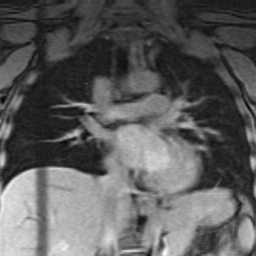
#> input picture lung_MRI_slice.png, 256 x 256 px
$ jupyter execute --allow-errors ip.ipynb
#> lines starting #> are read from the running program, lines starting #| are printed output that depends on the picture
### utils.py
"""
utility functions for use in the image registration exercises 1 for module MPHY0025 (IPMI)

Jamie McClelland
UCL
"""

import numpy as np
import matplotlib.pyplot as plt
plt.style.use('default')
import scipy.interpolate as scii

def dispImage(img, int_lims = []):
  """
 function to display a grey-scale image that is stored in 'standard
 orientation' with y-axis on the 2nd dimension and 0 at the bottom

 SYNTAX:
   dispImage(img)
   dispImage(img, int_lims)

 INPUTS:
   img - image to be displayed
   int_lims - the intensity limits to use when displaying the image
       int_lims(1) = min intensity to display
       int_lims(2) = max intensity to display
       default = [np.nanmin(img), np.nanmax(img)]
  """

  #check if intensity limits have been provided, and if not set to min and
  #max of image
  if not int_lims:
    int_lims = [np.nanmin(img), np.nanmax(img)]
    #check if min and max are same (i.e. all values in img are equal)
    if int_lims[0] == int_lims[1]:
      #add one to int_lims(2) and subtract one from int_lims(1), so that
      #int_lims(2) is larger than int_lims(1) as required by imagesc
      #function
      int_lims[0] -= 1
      int_lims[1] += 1

  # take transpose of image to switch x and y dimensions and display with
  # first pixel having coordinates 0,0
  img = img.T
  plt.gca().clear()
  plt.imshow(img, cmap = 'gray', vmin = int_lims[0], vmax = int_lims[1], origin='lower')

  #set axis to be scaled equally (assumes isotropic pixel dimensions), tight
  #around the image
  plt.axis('image')
  plt.tight_layout()

def defFieldFromAffineMatrix(aff_mat, num_pix_x, num_pix_y):
  """
 function to create a 2D deformation field from an affine matrix

 SYNTAX:
   def_field = defFieldFromAffineMatrix(aff_mat, num_pix_x, num_pix_y)

 INPUTS:
   aff_mat - a 3 x 3 matrix representing the 2D affine transformation in
       homogeneous coordinates
   num_pix_x - number of pixels in the deformation field along the x
       dimension
   num_pix_y - number of pixels in the deformation field along the y
       dimension

 OUTPUTS:
   def_field - the 2D deformation field

 NOTES:
   the function calculates the pixel coordinates of the deformation field
   as:
       x = 0:num_pix_x - 1
       y = 0:num_pix_y - 1
  """
  # form 2D matrices containing all the pixel coordinates
  [X,Y] = np.mgrid[0:num_pix_x, 0:num_pix_y]

  # reshape and combine coordinate matrices into a 3 x N matrix, where N is
  # the total number of pixels (num_pix_x x num_pix_y)
  # the 1st row contains the x coordinates, the 2nd the y coordinates, and the
  # 3rd row is all set to 1 (i.e. using homogenous coordinates)
  total_pix = num_pix_x * num_pix_y
  pix_coords = np.array([np.reshape(X, -1), np.reshape(Y, -1), np.ones(total_pix)])

  # apply transformation to pixel coordinates
  trans_coords = aff_mat * pix_coords

  #reshape into deformation field by first creating an empty deformation field
  def_field = np.zeros((num_pix_x, num_pix_y, 2))
  def_field[:,:,0] = np.reshape(trans_coords[0,:], (num_pix_x, num_pix_y))
  def_field[:,:,1] = np.reshape(trans_coords[1,:], (num_pix_x, num_pix_y))
  return def_field

def resampImageWithDefField(source_img, def_field, interp_method = 'splinef2d', pad_value=np.NaN):
  """
 function to resample a 2D image with a 2D deformation field

 SYNTAX:
   resamp_img = resampImageWithDefField(source_img, def_field)
   resamp_img = resampImageWithDefField(source_img, def_field, interp_method)
   resamp_img = resampImageWithDefField(source_img, def_field, interp_method, pad_value)

 INPUTS:
   source_img - the source image to be resampled, as a 2D matrix
   def_field - the deformation field, as a 3D matrix
   inter_method - any of the interpolation methods accepted by interpn
       function
       default = 'linear'
   pad_value - the value to assign to pixels that are outside the source
       image
       default = NaN

 OUTPUTS:
   resamp_img - the resampled image

 NOTES:
   the deformation field should be a 3D matrix, where the size of the
   first two dimensions is the size of the resampled image, and the size
   of the 3rd dimension is 2. def_field(:,:,1) contains the x coordinates
   of the transformed pixels, def_field(:,:,2) contains the y coordinates
   of the transformed pixels.
   the origin of the source image is assumed to be the bottom left pixel
  """
  x_coords = np.arange(source_img.shape[0], dtype = 'float')
  y_coords = np.arange(source_img.shape[1], dtype = 'float')

  # resample image using interpn function
  return scii.interpn((x_coords, y_coords), source_img, def_field, bounds_error=False, fill_value=pad_value, method=interp_method)

# [42 lines left out: function resampImageWithDefFieldPushInterp, not called in this run]

### ip.ipynb
[cell 1]
# set MATPLOTLIB to use auto backend - this will display figures in separate windows and
# is required for the animation to display correctly
import matplotlib.pyplot as plt

# Load the 2D lung MRI image using the imread function from the scikit-image python library
import skimage.io
img = skimage.io.imread('lung_MRI_slice.png')
#> img is the input picture: shape (256, 256); min 0, max 255, mean 93.4

# Check the data type of the image
print(img.dtype)
#| uint8

[cell 2]
# convert data type to double to avoid errors when processing integers
import numpy as np
# convert img to double
img = np.double(img)
print(img.dtype)
#| float64

[cell 3]
import matplotlib.pyplot as plt
import numpy as np

# Load 2D lung
import skimage.io
img = skimage.io.imread('lung_MRI_slice.png')

img.dtype

# convert data type to double to avoid errors when processing integers
img = np.double(img)
img.dtype

[cell 4]
# display the image using the dispImage function from utils.py
from utils import dispImage
dispImage(img)
#> in dispImage, `int_lims = [np.nanmin(img), np.nanmax(img)]`: int_lims = [0, 255]

Therefore, before proceeding you should reorientate the image into ‘standard orientation’. This can be done by first taking the transpose of the matrix (switching x and y dimensions) and then flipping along the second dimension (moving the first pixel from the top to the bottom of the image). Add code to the template script to do this. Now display the image using the dispImagefunction from utils.py. If you have reorientated the image correctly it should appear like this:

[cell 5]
# Transpose the image
img_standard = img.T
dispImage(img_standard)

[cell 6]
# Flip along the second dimension
img_standard = np.flip(img_standard, 1)
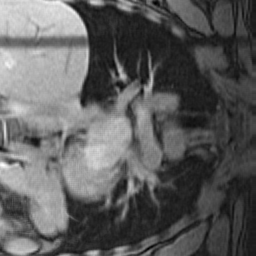
#> img_standard: shape (256, 256) float64; min 0, max 255, mean 93.4

# display the image using the dispImage function from utils.py
from utils import dispImage
dispImage(img_standard)

## Translating and resampling

Create an affine matrix representing a translation by 10 pixels in the x direction and 20
pixels in the y direction. The template script provides code that creates an identity matrix
and can be edited to create the desired matrix.
Add/edit code in the template script to use the provided defFieldFromAffineMatrix
function to create a deformation field from the affine matrix, and resample the image with
the deformation field using the provided resampImageWithDefField function. The
functions include comments explaining what the inputs and outputs of the functions should
be. Now display the transformed image. If you have done this correctly it should appear like
this:

[cell 7]
img_standard.shape
#> Out = (256, 256)

[cell 8]
# Create affine matrix representing a translation by 10 pixels in x and 20 pixels in y
T = np.matrix([[1, 0, 10.5],[0,1,20.5],[0,0,1]])
T

[cell 9]
# Create a deformation field from the affine matrix
from utils import defFieldFromAffineMatrix
def_field = defFieldFromAffineMatrix(T, *img_standard.shape) # Deformation field says how each pixel in the image should be moved
def_field.shape
#> Out = (256, 256, 2)

[cell 10]
dispImage(def_field[:,:,0])
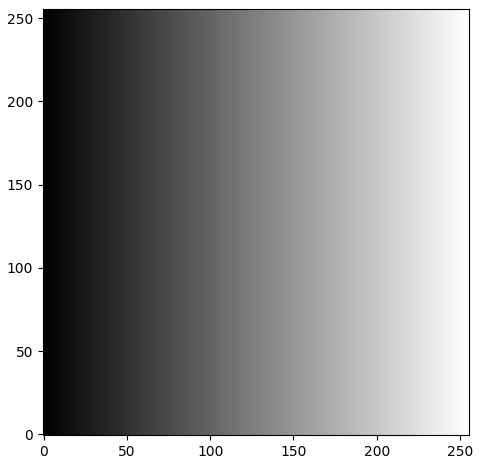
#> figure drawn by matplotlib, 1 panel

[cell 11]
from utils import resampImageWithDefField
img_resampled_linear = resampImageWithDefField(img_standard, def_field, interp_method = 'linear', pad_value=np.NaN)
#> in resampImageWithDefField, `return scii.interpn((x_coords, y_coords), source_img, def_field, bound..`:
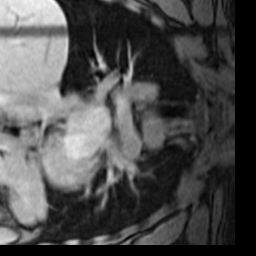
#> returned value: shape (256, 256) float64; 12.15% of the values are NaN or infinite; the others: min 13, max 231.8, mean 87.96; drawn with min black, max white, NaN and infinite black
# ***************

# display the transformed image
dispImage(img_resampled_linear)
#> in dispImage (call 5), `int_lims = [np.nanmin(img), np.nanmax(img)]`: int_lims = [13, 231.8]
#> in dispImage (call 5), `img = img.T`:
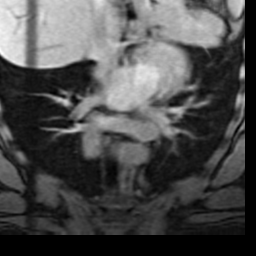
#> img: shape (256, 256) float64; 12.15% of the values are NaN or infinite; the others: min 13, max 231.8, mean 87.96; drawn with min black, max white, NaN and infinite black

Read more on deformation matrixes

[cell 12]
def_field

#> (a cell that did not finish here is left out)

The resampImageWithDefFieldfunction uses linearinterpolation by default. It is implemented using scipy’s interpnfunction, so can also use the other interpolation methods available for this function. These include nearest neighbourandsplinef2d, which is an efficient implementation of cubic interpolation using splines(note –it also has an interpolationmethod called cubic, which gives very similar,results but is much slower). Addcode tothe template scriptto resample the image using nearest neighbourand splinef2dinterpolations, and display the results in separate figures

[cell 14]
import scipy.interpolate as scii
def resampImageWithDefField(source_img, def_field, interp_method = 'nearest', pad_value=np.NaN):
  """
 function to resample a 2D image with a 2D deformation field

 SYNTAX:
   resamp_img = resampImageWithDefField(source_img, def_field)
   resamp_img = resampImageWithDefField(source_img, def_field, interp_method)
   resamp_img = resampImageWithDefField(source_img, def_field, interp_method, pad_value)

 INPUTS:
   source_img - the source image to be resampled, as a 2D matrix
   def_field - the deformation field, as a 3D matrix
   inter_method - any of the interpolation methods accepted by interpn
       function
       default = 'linear'
   pad_value - the value to assign to pixels that are outside the source
       image
       default = NaN

 OUTPUTS:
   resamp_img - the resampled image

 NOTES:
   the deformation field should be a 3D matrix, where the size of the
   first two dimensions is the size of the resampled image, and the size
   of the 3rd dimension is 2. def_field(:,:,1) contains the x coordinates
   of the transformed pixels, def_field(:,:,2) contains the y coordinates
   of the transformed pixels.
   the origin of the source image is assumed to be the bottom left pixel
  """
#> called with def_field = array of shape (256, 256, 2), interp_method = 'splinef2d', pad_value = nan
  x_coords = np.arange(source_img.shape[0], dtype = 'float')
#> x_coords = 256 values from 0 to 255
  y_coords = np.arange(source_img.shape[1], dtype = 'float')
#> y_coords = 256 values from 0 to 255

  # resample image using interpn function
  return scii.interpn((x_coords, y_coords), source_img, def_field, bounds_error=False, fill_value=pad_value, method=interp_method)

[cell 15]
img_resampled_splinef2d = resampImageWithDefField(img_standard, def_field, interp_method = 'splinef2d', pad_value=np.NaN)
# ***************

# display the transformed image
dispImage(img_resampled_splinef2d)

[cell 16]
from utils import resampImageWithDefField
img_resampled_nearest = resampImageWithDefField(img_standard, def_field, interp_method = 'nearest', pad_value=np.NaN)
#> call 2 of resampImageWithDefField, with def_field = array of shape (256, 256, 2), interp_method = 'nearest', pad_value = nan
#> in resampImageWithDefField (call 2), `return scii.interpn((x_coords, y_coords), source_img, def_field, bound..`:
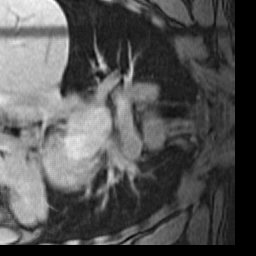
#> returned value: shape (256, 256) float64; 12.15% of the values are NaN or infinite; the others: min 0, max 236, mean 88.23; drawn with min black, max white, NaN and infinite black
# ***************

# display the transformed image
dispImage(img_resampled_nearest)

[cell 17]
# Find the difference between the original image and the resampled image
img_diff = img_resampled_linear - img_resampled_splinef2d
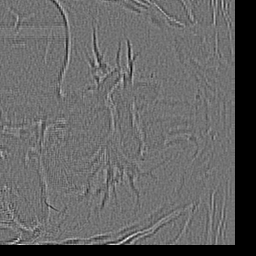
#> img_diff: shape (256, 256) float64; 12.15% of the values are NaN or infinite; the others: min -10.29, max 12.52, mean 0.0016; drawn with min black, max white, NaN and infinite black
dispImage(img_diff)

[cell 18]
img_diff = img_resampled_linear - img_resampled_nearest
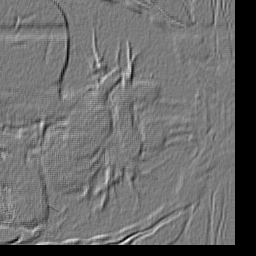
#> img_diff: shape (256, 256) float64; 12.15% of the values are NaN or infinite; the others: min -43, max 46, mean -0.265; drawn with min black, max white, NaN and infinite black
dispImage(img_diff)
#> in dispImage (call 9), `int_lims = [np.nanmin(img), np.nanmax(img)]`: int_lims = [-43, 46]
#> in dispImage (call 9), `img = img.T`:
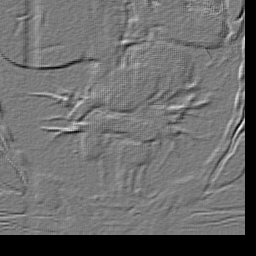
#> img: shape (256, 256) float64; 12.15% of the values are NaN or infinite; the others: min -43, max 46, mean -0.265; drawn with min black, max white, NaN and infinite black

Note – the values in the difference image for splinef2d are very small, in the order of 10-14 and can be attributed to numerical errors. So, the different interpolation all give (very
almost) the same results. Do you understand why this is the case?
Now add code to the template script that repeats the steps above using a translation of 10.5
pixels in the x direction and 20.5 pixels in the y direction. The difference images should look
like this:

## Rotating images and composing transformations

Add code to the template script that implements a function to calculate the affine matrix
corresponding to a rotation about a point, P. The inputs to the function should be the angle
of rotation (in degrees) and the coordinates of the point and the output should be the affine
matrix.

[cell 19]
# define a function to calculate the affine matrix for a rotation about a point
def affineMatrixForRotationAboutPoint(theta, p_coords):
  """
  function to calculate the affine matrix corresponding to an anticlockwise
  rotation about a point

  INPUTS:    theta: the angle of the rotation, specified in degrees
             p_coords: the 2D coordinates of the point that is the centre of
                 rotation. p_coords[0] is the x coordinate, p_coords[1] is
                 the y coordinate

  OUTPUTS:   aff_mat: a 3 x 3 affine matrix
  """
  # ***************
 # Create affine matrix representing an anticlockwise frotationb
  theta = np.deg2rad(theta)
  aff_mat = np.matrix([[np.cos(theta), -np.sin(theta), (1-np.cos(theta))*p_coords[0]-np.sin(theta)*p_coords[1]],
  [np.sin(theta), np.cos(theta), np.sin(theta)*p_coords[0]+(1-np.cos(theta))*p_coords[1]],
  [0, 0, 1]])

  return aff_mat

[cell 20]
# Centre coordinates
points = (np.array(img_standard.shape) - 1)/2
#> points = [127.5, 127.5]
angle = 5
angle = np.deg2rad(angle)
# First apply translation to the centre of the image
T1 = np.matrix([[1, 0, -points[0]], [0, 1, -points[1]], [0,0,1]])
# Then apply rotation
#R = affineMatrixForRotationAboutPoint(angle, points)
R = np.matrix([[np.cos(angle), -np.sin(angle), 0],[np.sin(angle), np.cos(angle), 0], [0,0,1]])
# Then apply translation back to the original centre of the image
T2 = np.matrix([[1, 0, points[0]], [0, 1, points[1]], [0,0,1]])

# Combine the three affine matrices into one
T = T2*R*T1

from utils import defFieldFromAffineMatrix
def_field = defFieldFromAffineMatrix(T, *img_standard.shape) # Deformation field says how each pixel in the image should be moved


img_resampled_linear = resampImageWithDefField(img_standard, def_field, interp_method = 'linear', pad_value=np.NaN)
#> call 3 of resampImageWithDefField, with def_field = array of shape (256, 256, 2), interp_method = 'linear', pad_value = nan
#> in resampImageWithDefField (call 3), `return scii.interpn((x_coords, y_coords), source_img, def_field, bound..`:
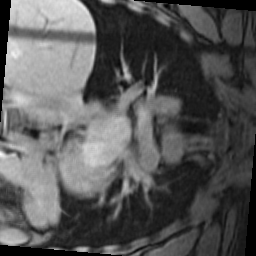
#> returned value: shape (256, 256) float64; 4.38% of the values are NaN or infinite; the others: min 2.92, max 254.6, mean 93.16; drawn with min black, max white, NaN and infinite black
# ***************

# display the transformed image
dispImage(img_resampled_linear)
#> in dispImage (call 10), `int_lims = [np.nanmin(img), np.nanmax(img)]`: int_lims = [2.92, 254.6]
#> in dispImage (call 10), `img = img.T`:
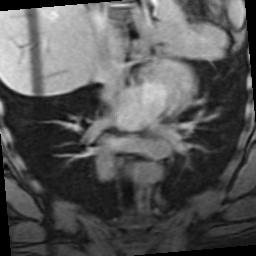
#> img: shape (256, 256) float64; 4.38% of the values are NaN or infinite; the others: min 2.92, max 254.6, mean 93.16; drawn with min black, max white, NaN and infinite black

[cell 21]
points = (np.array(img_standard.shape) - 1)/2
R = affineMatrixForRotationAboutPoint(angle, points)
R

Now add code to the template script that uses the above function to calculate the affine
matrix representing an anticlockwise rotation of 5 degrees about the centre of the image.
Note – the image has an even number of pixels in each dimension, so the centre of the
image will not be the centre of a pixel. The width and height of the image referred to in the
lecture slides are the width and height from the centre of the first pixel to the centre of the
last pixel, i.e. width = number of pixels in x – 1, height = number of pixels in y – 1. Add code
to transform the original image using the rotation you just created and display the result.
Linear interpolation should be used when resampling the image, and the intensity limits
from the original image when displaying the results. The result should look like this:

[cell 22]
from utils import defFieldFromAffineMatrix
def_field = defFieldFromAffineMatrix(T, *img_standard.shape) # Deformation field says how each pixel in the image should be moved
def_field.shape
#> Out = (256, 256, 2)

[cell 23]
from utils import resampImageWithDefField
img_resampled_linear = resampImageWithDefField(img_standard, def_field, interp_method = 'linear', pad_value=np.NaN)

$ run again, with cine_MR_1.png copied over lung_MRI_slice.png
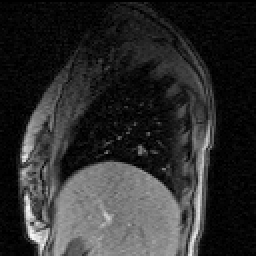
#> input picture cine_MR_1.png, 128 x 128 px (shown 2 times larger)
#> img is the input picture: shape (128, 128); min 0, max 247, mean 45.4
#| uint8
#| float64
#> int_lims = [0, 247]
#> `img_diff = img_resampled_linear - img_resampled_nearest`:
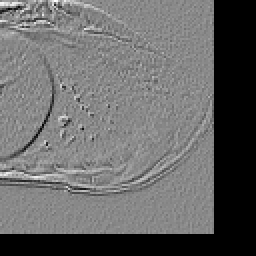
#> img_diff: shape (128, 128) float64 (shown 2 times larger); 23.59% of the values are NaN or infinite; the others: min -75.25, max 65, mean -0.556; drawn with min black, max white, NaN and infinite black
#> int_lims = [0, 243]
#> in dispImage (call 10), `img = img.T`:
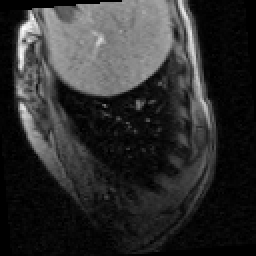
#> img: shape (128, 128) float64 (shown 2 times larger); 4.79% of the values are NaN or infinite; the others: min 0, max 243, mean 46.85; drawn with min black, max white, NaN and infinite black
